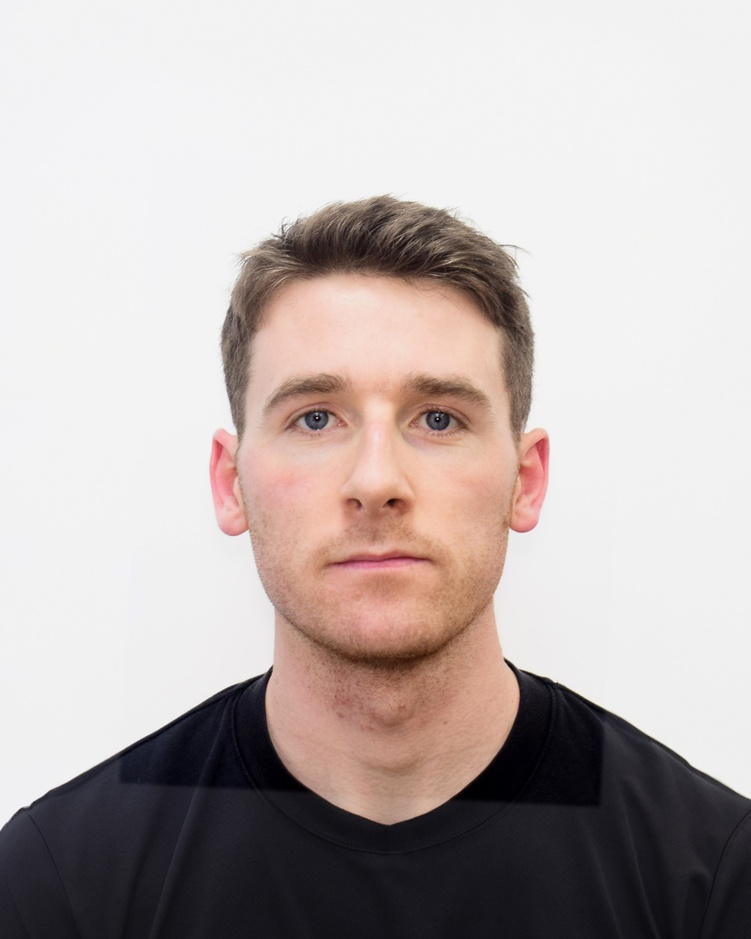
#> input picture image_editor_folder/images/My_Passport_Photo.jpg, 751 x 939 px, shrunk from 2400 x 3000 before the run; its folder holds only this picture in this run
$ python image_editor.py
#> lines starting #> are read from the running program, lines starting #| are printed output that depends on the picture
from PIL import Image, ImageEnhance, ImageFilter
import os

path = './images'
pathOut = './editedImgs'

for filename in os.listdir(path):
    img = Image.open(f'{path}/{filename}')
#> img is the input picture: PIL image 751x939 RGB; mean R, G, B 188, 178.2, 176
    edit = img.filter(ImageFilter.SHARPEN).convert('L')
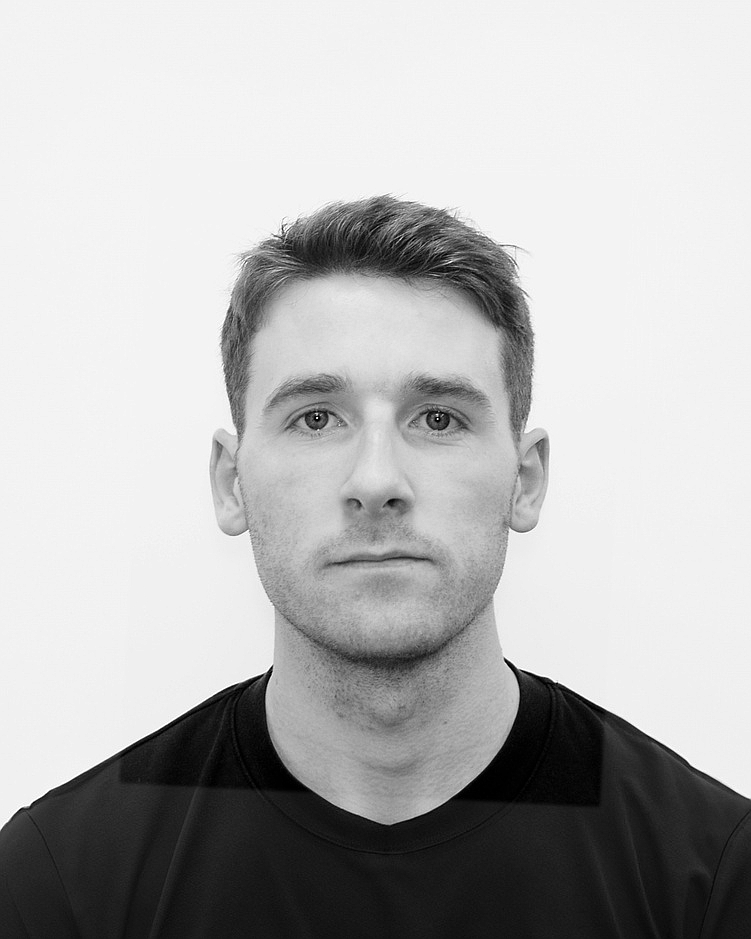
#> edit: PIL image 751x939 L; min 0, max 255, mean 180.9

    factor = 1.5
    enhancer = ImageEnhance.Contrast(edit)
    edit = enhancer.enhance(factor)
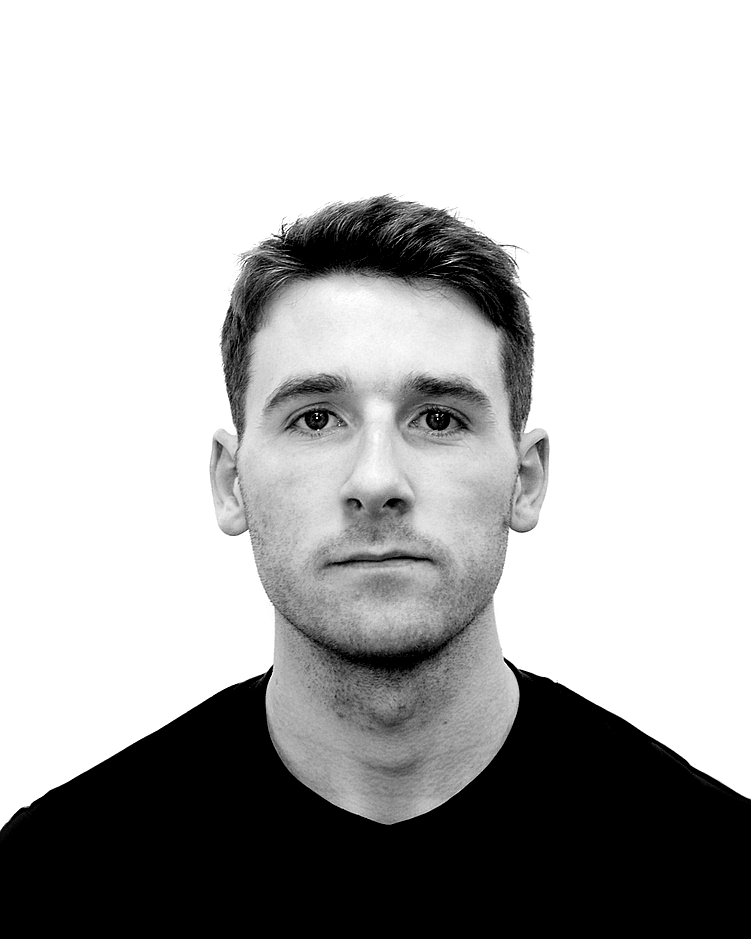
#> edit: PIL image 751x939 L; min 0, max 255, mean 181

    clean_name = os.path.splitext(filename)[0]
    edit.save(f'{pathOut}/{clean_name}.png', 'png')

$ run again, on image_editor_folder/images/photo.jpg
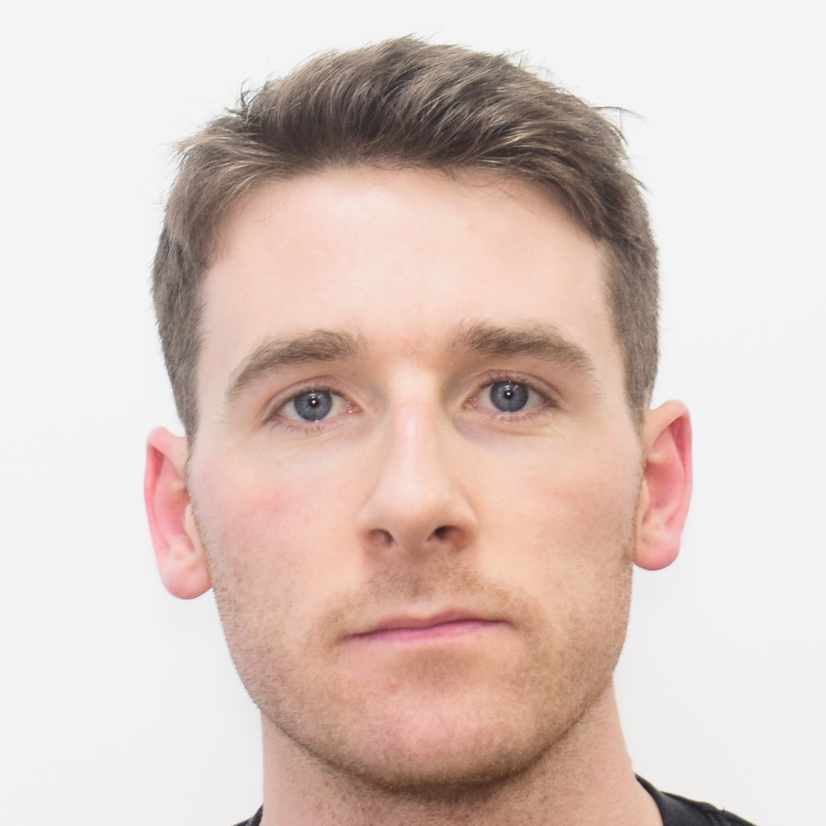
#> input picture image_editor_folder/images/photo.jpg, 826 x 826 px
#> img is the input picture: PIL image 826x826 RGB; mean R, G, B 218.5, 199.5, 192.3
#> `edit = img.filter(ImageFilter.SHARPEN).convert('L')`:
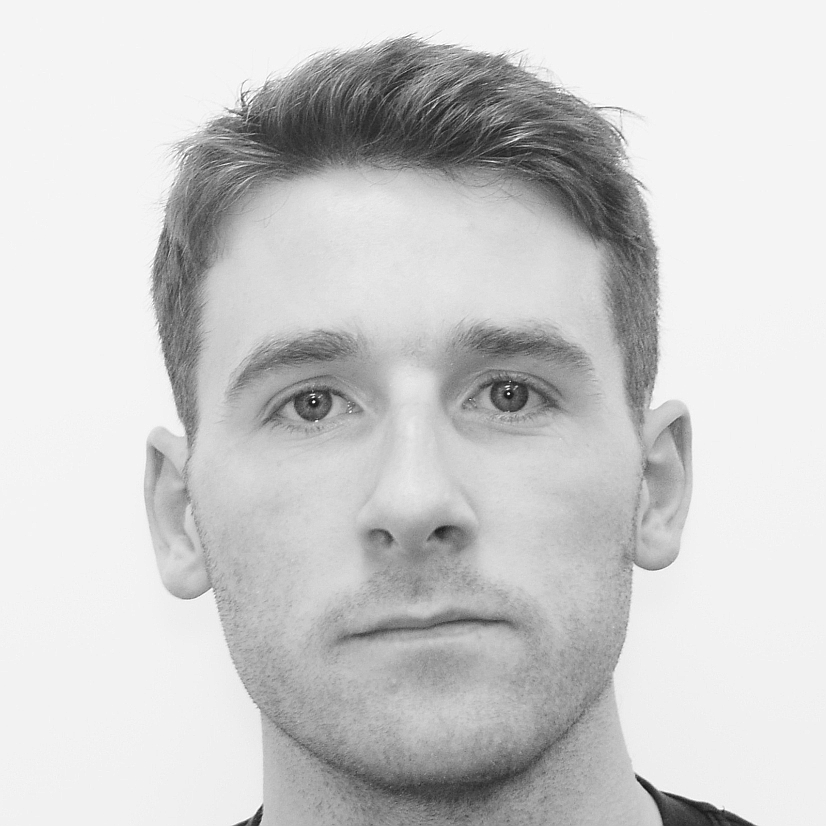
#> edit: PIL image 826x826 L; min 17, max 255, mean 204.4
#> `edit = enhancer.enhance(factor)`:
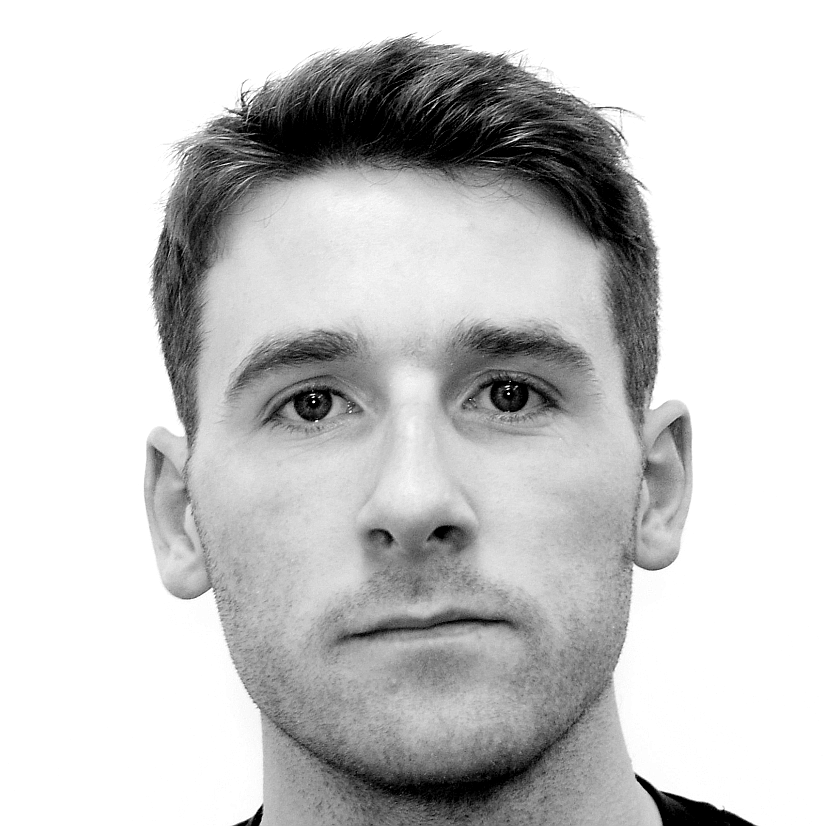
#> edit: PIL image 826x826 L; min 0, max 255, mean 201.4
